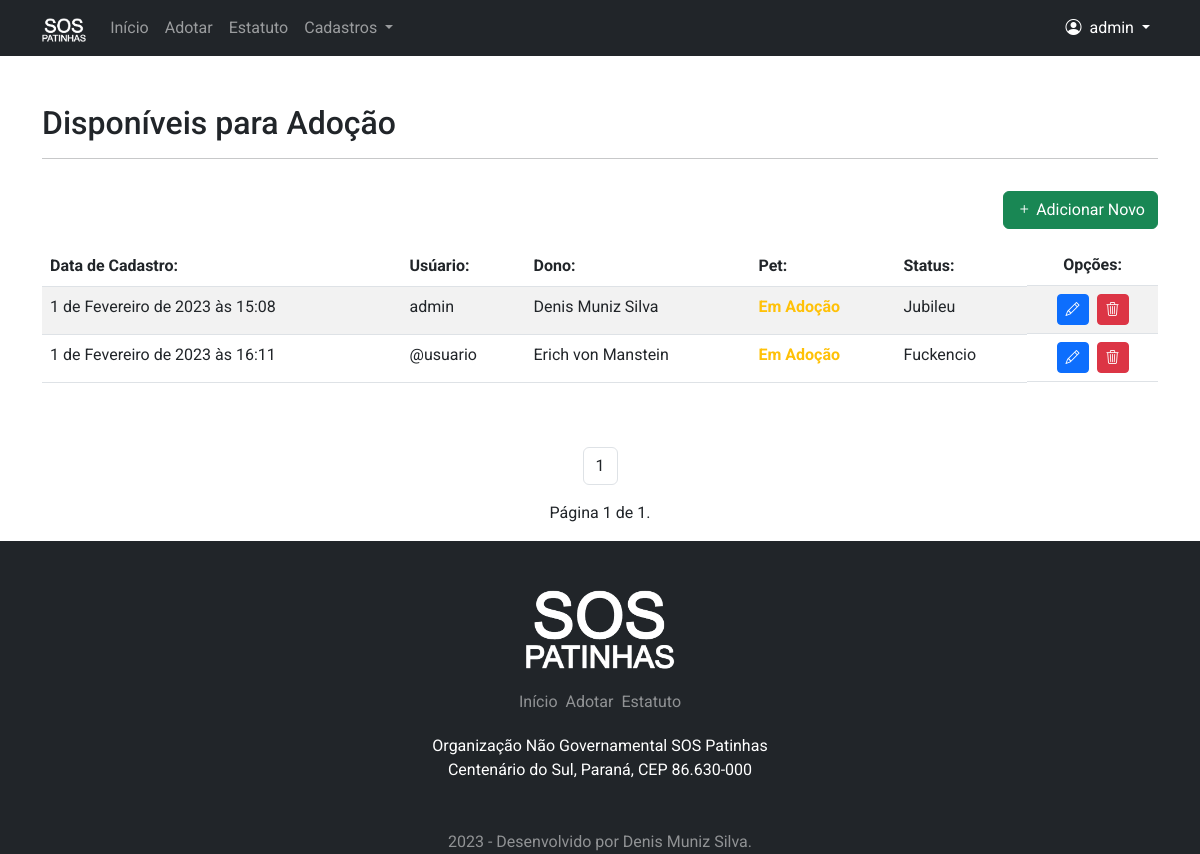
The app's page /adocao/lista/ (signed in), older data.
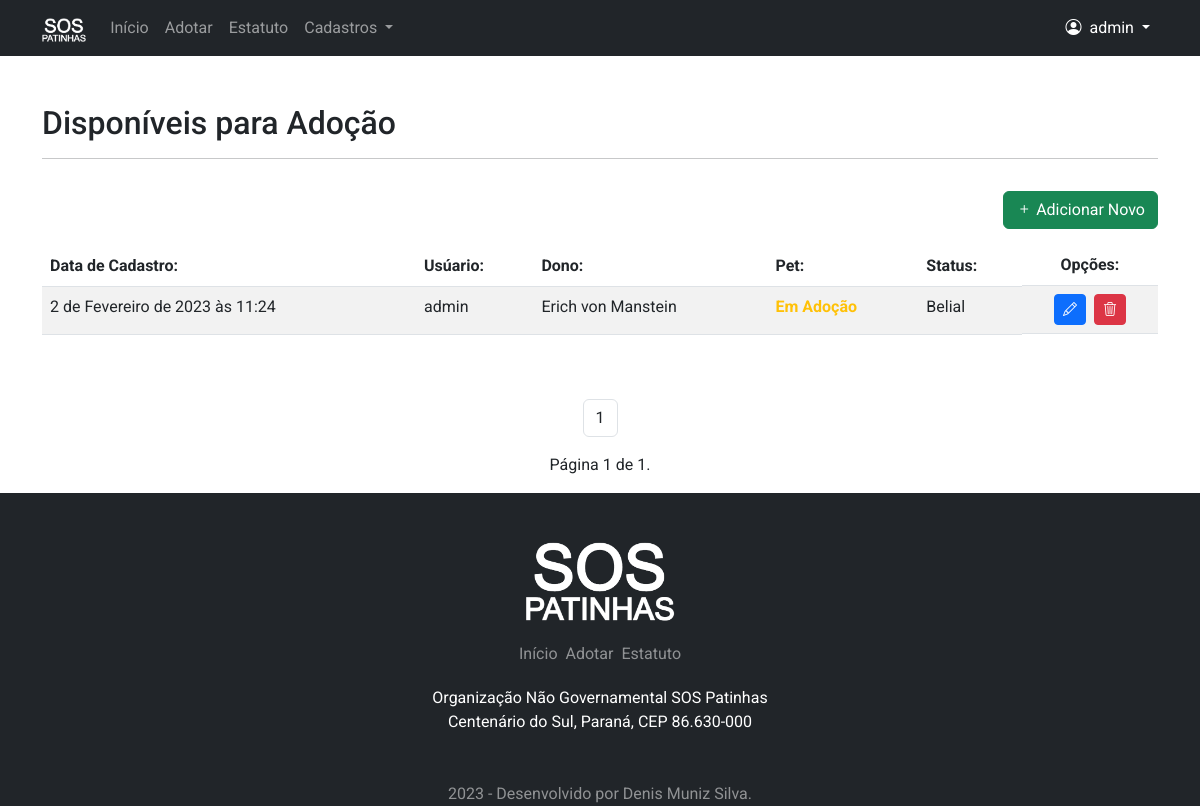
The same page, newer data.
### pet/models.py (models this page shows, shortened)
class Adocao(models.Model):
    VAR_SEXO = [
        ('Indefinido', 'Indefinido'),
        ('Macho', 'Macho'),
        ('Fêmea', 'Fêmea'),
    ]
    VAR_STATUS = [
        ('d', 'Disponível'),
        ('a', 'Adotado'),
        ('c', 'Adoção Cancelada'),
    ]
    VAR_IDADE = [
        ('Desconhecida', 'Desconhecida'),
        ('01 Mês', '01 Mês'),
        ('02 Mêses', '02 Mêses'),
        ('03 Mêses', '03 Mêses'),
        ('04 Mêses', '04 Mêses'),
        ('05 Mêses', '05 Mêses'),
        ('06 Mêses', '06 Mêses'),
        ('07 Mêses', '07 Mêses'),
        ('08 Mêses', '08 Mêses'),
        ('09 Mêses', '09 Mêses'),
        ('10 Mêses', '10 Mêses'),
        ('11 Mêses', '11 Mêses'),
        ('01 Ano', '01 Ano'),
        ('02 Anos', '02 Anos'),
        ('03 Anos', '03 Anos'),
        ('04 Anos', '04 Anos'),
        ('05 Anos', '05 Anos'),
        ('06 Anos', '06 Anos'),
        ('07 Anos', '07 Anos'),
        ('08 Anos', '08 Anos'),
        ('09 Anos', '09 Anos'),
        ('10 Anos', '10 Anos'),
        ('11 Anos', '11 Anos'),
        ('12 Anos', '12 Anos'),
        ('13 Anos', '13 Anos'),
        ('14 Anos', '14 Anos'),
        ('15 Anos', '15 Anos'),
        ('16 Anos', '16 Anos'),
        ('17 Anos', '17 Anos'),
        ('18 Anos', '18 Anos'),
        ('19 Anos', '19 Anos'),
        ('20 Anos', '20 Anos'),
        ('21 Anos', '21 Anos'),
        ('22 Anos', '22 Anos'),
        ('23 Anos', '23 Anos'),
        ('24 Anos', '24 Anos'),
        ('25 Anos', '25 Anos'),
        ('26 Anos', '26 Anos'),
        ('27 Anos', '27 Anos'),
        ('28 Anos', '28 Anos'),
        ('29 Anos', '29 Anos'),
        ('30 Anos', '30 Anos'),
    ]
    cadastrado_em = models.DateTimeField(auto_now_add=True)
    cadastrado_por = models.ForeignKey(User, on_delete=models.PROTECT, verbose_name='Cadastrante')
    nome_dono = models.CharField(
        max_length=200, verbose_name='Nome Completo do Dono')
    email_1 = models.EmailField(
        max_length=150, verbose_name='E-mail 01', null=True, blank=True)
    email_2 = models.EmailField(
        max_length=150, verbose_name='E-mail 02', null=True, blank=True)
    fone_1 = models.CharField(max_length=15, verbose_name='Fone 01')
    fone_2 = models.CharField(
        max_length=15, verbose_name='Fone 02', null=True, blank=True)
    fone_3 = models.CharField(
        max_length=15, verbose_name='Fone 03', null=True, blank=True)
    obs = models.TextField(
        max_length=2000, verbose_name='Observações', null=True, blank=True)
    cep = models.CharField(
        max_length=8, verbose_name='CEP', null=True, blank=True)
    estado = models.CharField(
        max_length=2, verbose_name='Estado', null=True, blank=True)
    cidade = models.CharField(
        max_length=200, verbose_name='Cidade', null=True, blank=True)
    bairro = models.CharField(
        max_length=200, verbose_name='Bairro', null=True, blank=True)
    endereco = models.CharField(
        max_length=250, verbose_name='Endereço', null=True, blank=True)
    numero = models.IntegerField(
        default=0, verbose_name='Número', null=True, blank=True)
    complemento = models.TextField(
        max_length=2000, verbose_name='Complemento', null=True, blank=True)
    nome_pet = models.CharField(max_length=200, verbose_name='Nome do Pet')
    idade = models.CharField(max_length=15, choices=VAR_IDADE)
    especie = models.ForeignKey(
        Especie, on_delete=models.PROTECT, verbose_name='Especie')
    raca = models.ForeignKey(
        Raca, on_delete=models.PROTECT, verbose_name='Raça')
    sexo = models.CharField(max_length=10, choices=VAR_SEXO)
    qualidades = models.CharField(max_length=2000, verbose_name='Qualidades')
    img = models.ImageField(upload_to='Adocao_fotos/', verbose_name='Foto')
    status = models.CharField(max_length=1, choices=VAR_STATUS)

### pet/views.py (the view)
# urls.py: path('adocao/lista/', PaginaAdotarLista.as_view(), name='lista-pet'),
class PaginaAdotarLista(LoginRequiredMixin, ListView):
    paginate_by = 20
    login_url = reverse_lazy('login')
    model = Adocao
    template_name = 'pet/divulgar_lista.html'

### pet/templates/pet/divulgar_lista.html (shortened to what this page needs)
{% extends 'base.html' %}
{% load static %}
{% block pagina %}
<div class="container py-5">
    <h2>Disponíveis para Adoção</h2>
    <hr>
    <div class="d-flex justify-content-end pt-3">
        <a href="{% url 'added-pet' %}" class="btn btn-success"><i class="bi bi-plus me-1"></i>Adicionar Novo</a>
    </div>
        <div class="table-responsive">
            <table class="table table-striped mt-3">
                <thead>
                    <tr>
                        <th scope="col d-flex">Data de Cadastro:</th>
                        <th scope="col">Usúario:</th>
                        <th scope="col">Dono:</th>
                        <th scope="col">Pet:</th>
                        <th scope="col">Status:</th>
                        <th scope="col" class="d-flex justify-content-center">Opções:</th>
                    </tr>
                </thead>
                <tbody>
                    {% for item in object_list %}
                    <tr>
                        <td>{{item.cadastrado_em}}</td>
                        <td>{{item.cadastrado_por}}</td>
                        <td>{{item.nome_dono}}</td>
                        <td>
                            {% if item.status == 'd' %}
                               <span class="text-warning fw-bold">Em Adoção</span>
                            {% elif item.status == 'c' %}
                                <span class="text-danger fw-bold">Cancelado</span>
                            {% else %}
                                <span class="text-success fw-bold">Adotado</span>
                            {% endif %}
                        </td>
                        <td>{{item.nome_pet}}</td>
                        <td class="d-flex justify-content-center">
                            <a href="{% url 'edit-pet' item.pk %}" class="btn btn-primary btn-sm me-1">
                                <i class="bi bi-pencil"></i></a>
                            <a href="{% url 'delete-pet' item.pk %}" class="btn btn-danger btn-sm ms-1">
                                <i class="bi bi-trash3"></i></a>
                        </td>
                    </tr>
                    {% empty %}
                    <tr>
                        <td colspan="4">Nao existem pets disponíveis para adoção no momento.</td>
                    </tr>
                    {% endfor %}
                </tbody>
            </table>
        </div>
</div>
<nav class="container d-flex justify-content-center">
    <ul class="pagination">
        {% for i in page_obj.paginator.page_range %}
            {% if page_obj.number == i %}
            <li class="page-item">
                <a class="page-link text-dark" href="#">{{ i }} </a>
            </li>
            {% else %}
            <li class="page-item">
                <a class="page-link text-dark" href="?page={{ i }}">{{ i }}</a>
            </li>
            {% endif %}
        {% endfor %}
    </ul>
</nav>
<div class="container text-dark mb-3 text-center">
    Página {{ page_obj.number }} de {{ page_obj.paginator.num_pages }}.
</div>
{% endblock %}

Row changes from the older to the newer data that the page shows:
removed Adocao: cadastrado_em "1 de Fevereiro de 2023 às 15:08", cadastrado_por "admin", nome_dono "Denis Muniz Silva", status "Em Adoção", nome_pet "Jubileu"
removed Adocao: cadastrado_em "1 de Fevereiro de 2023 às 16:11", cadastrado_por "@usuario", nome_dono "Erich von Manstein", status "Em Adoção", nome_pet "Fuckencio"
added Adocao: cadastrado_em "2 de Fevereiro de 2023 às 11:24", cadastrado_por "admin", nome_dono "Erich von Manstein", status "Em Adoção", nome_pet "Belial"
